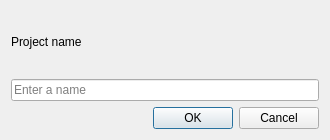
<?xml version="1.0" encoding="UTF-8"?>
<ui version="4.0">
 <class>DialogContent</class>
 <widget class="QWidget" name="DialogContent">
  <property name="geometry"><rect><x>0</x><y>0</y><width>330</width><height>140</height></rect></property>
  <property name="windowTitle"><string>Rename project</string></property>
  <property name="fluentFormHost" stdset="0"><string notr="true">Dialog</string></property>
  <layout class="QVBoxLayout" name="bodyLayout">
   <item><widget class="FluentLabel" name="caption">
    <property name="text"><string>Project name</string></property>
   </widget></item>
   <item><widget class="FluentLineEdit" name="projectName">
    <property name="placeholderText"><string>Enter a name</string></property>
   </widget></item>
   <item><widget class="QDialogButtonBox" name="buttonBox">
    <property name="standardButtons"><set>QDialogButtonBox::Cancel|QDialogButtonBox::Ok</set></property>
   </widget></item>
  </layout>
 </widget>
 <customwidgets>
  <customwidget><class>FluentLabel</class><extends>QLabel</extends><header>fluentqt_designer.h</header></customwidget>
  <customwidget><class>FluentLineEdit</class><extends>QLineEdit</extends><header>fluentqt_designer.h</header></customwidget>
 </customwidgets>
 <resources/>
 <connections/>
</ui>
